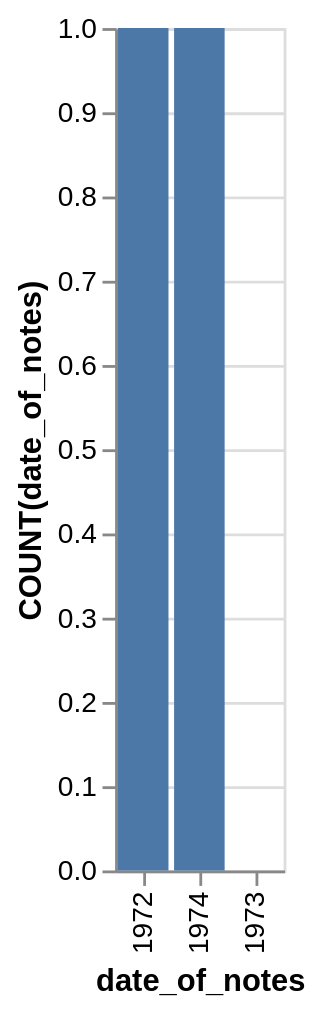

The Vega-Lite source for this figure:
### Vega-Lite specification from a JSON file in a GitHub repository (floating-point values rounded to 4 significant figures)
{"data": {"values": [{"x_data": "1972", "y_data": 1}, {"x_data": "1973", "y_data": 0}, {"x_data": "1974", "y_data": 1}]}, "mark": "bar", "encoding": {"x": {"field": "x_data", "type": "nominal", "title": "date_of_notes", "sort": {"op": "sum", "field": "y_data", "order": "descending"}}, "y": {"field": "y_data", "type": "quantitative", "title": "COUNT(date_of_notes)"}}}
